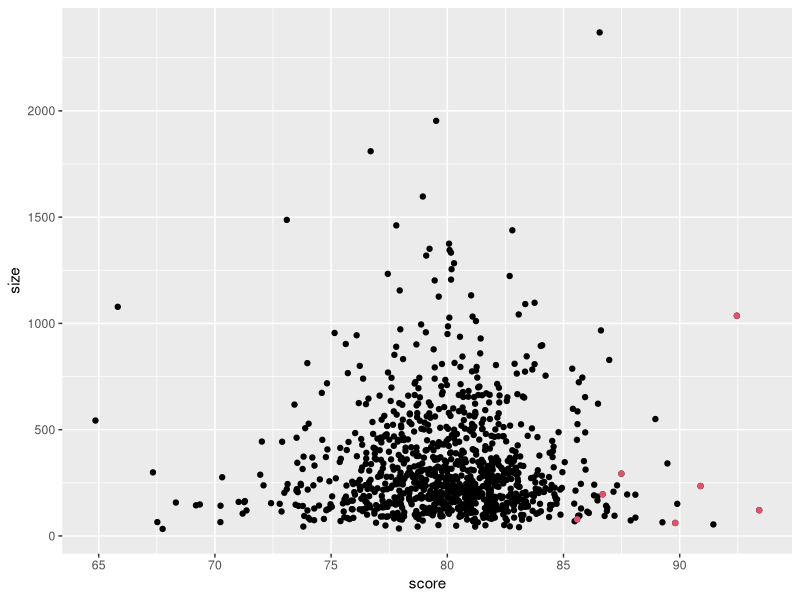
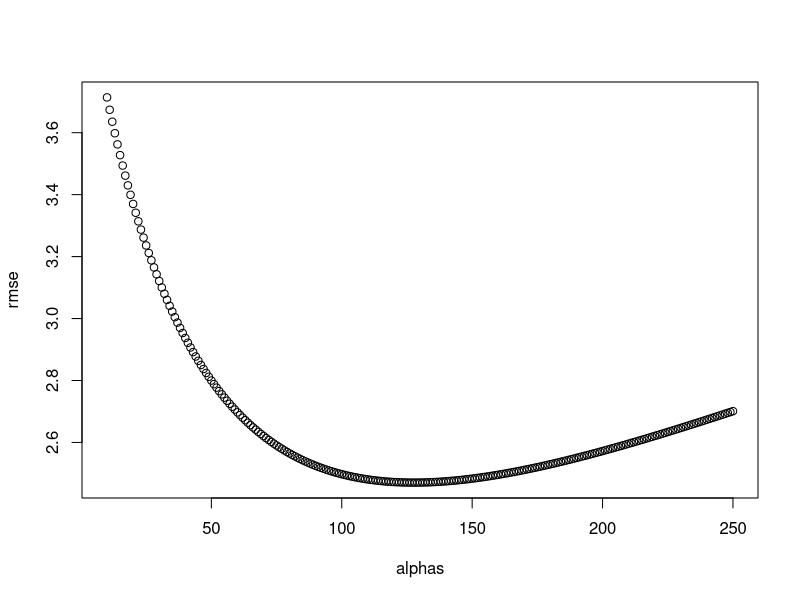
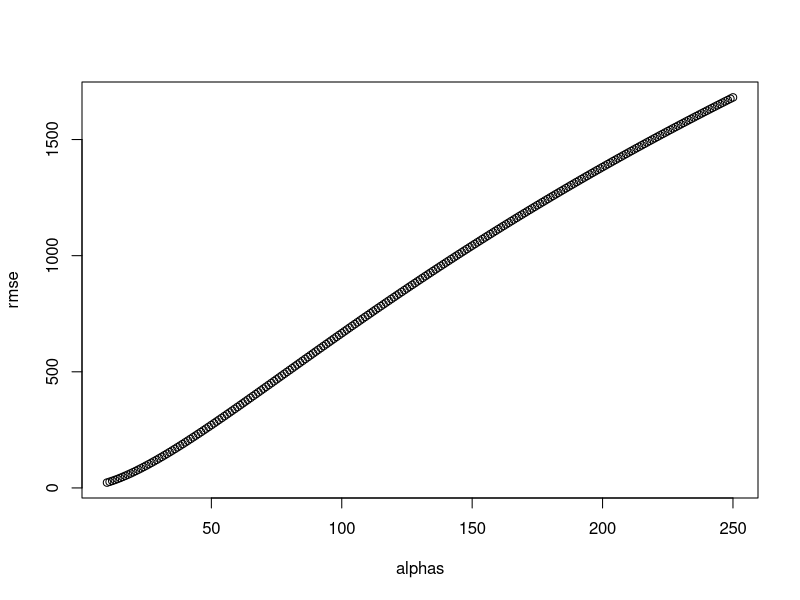

These figures' R source, in order:
## ---- chunk 1
library(tidyverse)

set.seed(1986, sample.kind = "Rounding")
n <- round(2^rnorm(1000, 8, 1))
## ---- chunk 2
set.seed(1, sample.kind = "Rounding")
mu <- round(80 + 2*rt(1000, 5))
range(mu)
schools <- data.frame(id = paste("PS",1:100),
                      size = n,
                      quality = mu,
                      rank = rank(-mu))
## ---- chunk 3
schools %>% top_n(10, quality) %>% arrange(desc(quality))
## ---- chunk 4

set.seed(1, sample.kind = "Rounding")
scores <- sapply(1:nrow(schools), function(i){
       scores <- rnorm(schools$size[i], schools$quality[i], 30)
       scores
})
schools <- schools %>% mutate(score = sapply(scores, mean))

## ---- chunk 5
schools %>% arrange(desc(score)) %>% top_n(10)
## ---- chunk 6
class(schools)
schools %>%
  select(size) %>%
  summarise(size = median(.$size))


schools %>% arrange(desc(score)) %>% top_n(10) %>% summarize(size = median(size))

## ---- chunk 7
schools %>% 
  arrange(score) %>% 
  top_n(-10) %>% 
  summarize(size = median(size))
## ---- chunk 8
schools %>% 
  ggplot(aes(x=score, y=size)) +
  geom_point() +
  geom_point(data = filter(schools, rank<=10), col=2)
  
## ---- chunk 9
overall <- mean(sapply(scores, mean))
## ---- chunk 10
alpha <- 25
score_reg <- sapply(scores, function(x) overall + sum(x-overall)/(length(x)+alpha))
schools %>% mutate(score_reg = score_reg) %>%
  top_n(10,score_reg) %>% arrange(desc(score_reg))
  

## ---- chunk 11
alphas <- seq(10,250)
rmse <- sapply(alphas, function(alpha){
	score_reg <- sapply(scores, function(x) overall+sum(x-overall)/(length(x)+alpha))
	mean((score_reg - schools$quality)^2)
})
plot(alphas, rmse)
alphas[which.min(rmse)]  
## ---- chunk 12
score_reg <- sapply(scores, function(x) overall+sum(x-overall)/(length(x)+128))
#score_reg <- mean((score_reg - schools$quality)^2)
schools %>% mutate(score_reg = score_reg) %>%
  top_n(10,score_reg) %>% arrange(desc(score_reg))


## ---- chunk 13
alphas <- seq(10,250)
rmse <- sapply(alphas, function(alpha){
	score_reg <- sapply(scores, function(x) sum(x)/(length(x)+alpha))
	mean((score_reg - schools$quality)^2)
})
plot(alphas, rmse)
alphas[which.min(rmse)]  
